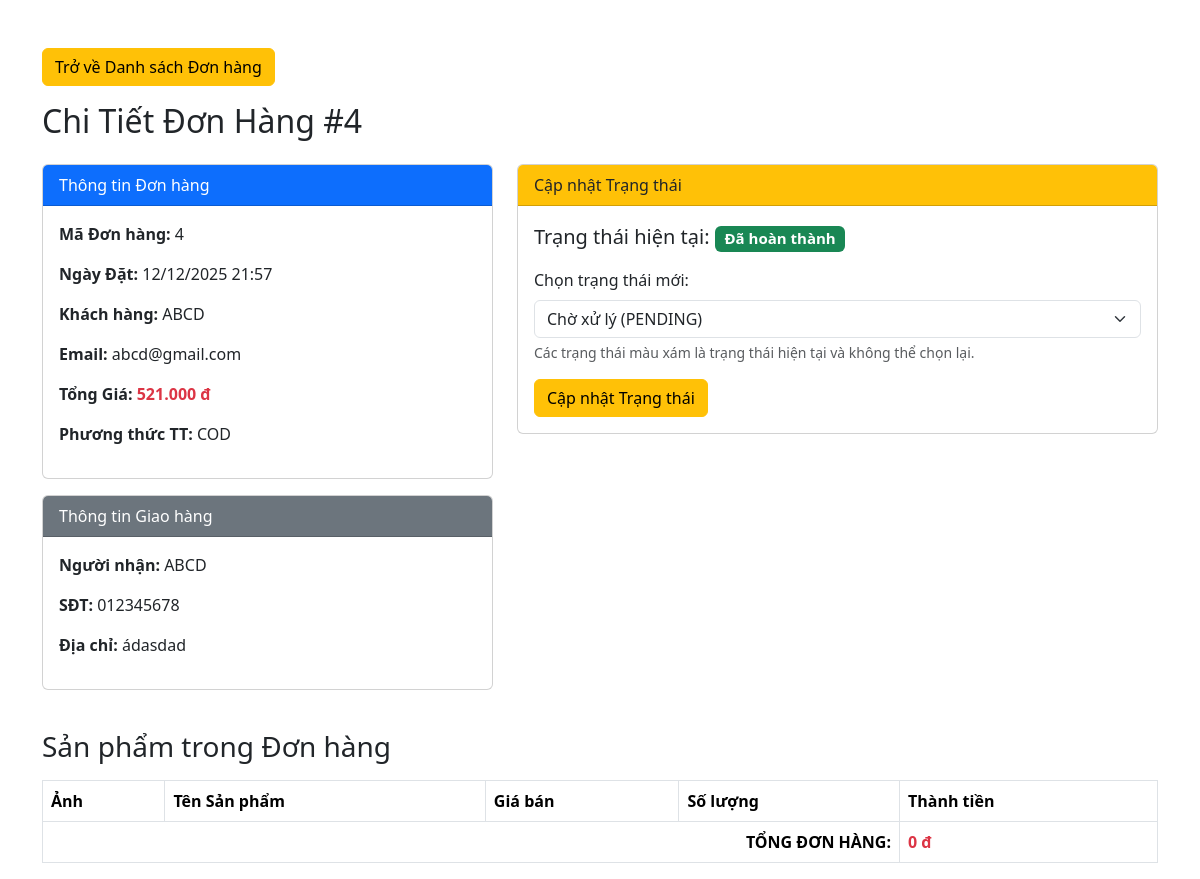
Screenshot of /admin/orders/detail.php?id=4 (signed in) with the database file from the repository.
### tables this page shows
CREATE TABLE IF NOT EXISTS `donhang` (
  `MaDonHang` int NOT NULL AUTO_INCREMENT,
  `MaNguoiDung` int DEFAULT NULL,
  `TenKhachHang` varchar(100) DEFAULT NULL,
  `EmailKhachHang` varchar(100) DEFAULT NULL,
  `TongGia` decimal(10,2) NOT NULL,
  `TrangThai` varchar(20) DEFAULT 'pending',
  `PhuongThucThanhToan` varchar(30) DEFAULT NULL,
  `DiaChiGiaoHang` varchar(255) DEFAULT NULL,
  `SDTNhanHang` varchar(20) DEFAULT NULL,
  `NgayTao` datetime DEFAULT CURRENT_TIMESTAMP,
  `NgayCapNhat` datetime DEFAULT CURRENT_TIMESTAMP ON UPDATE CURRENT_TIMESTAMP,
  PRIMARY KEY (`MaDonHang`),
  KEY `MaNguoiDung` (`MaNguoiDung`)
);

### models/OrderModel.php (called while the page is built, shortened)
<?php
class OrderModel
{
    private $pdo;
    public function __construct(PDO $pdo)
    {
        $this->pdo = $pdo;
    }
    public function getOrderDetails($orderId)
    {
        $sqlOrder = "SELECT
                        d.*,
                        n.HoTen AS HoTenNguoiDung,
                        n.Email AS EmailNguoiDung
                     FROM
                        donhang d
                     LEFT JOIN
                        nguoidung n ON d.MaNguoiDung = n.MaNguoiDung
                     WHERE
                        d.MaDonHang = :id";
        $stmtOrder = $this->pdo->prepare($sqlOrder);
        $stmtOrder->bindParam(':id', $orderId, PDO::PARAM_INT);
        $stmtOrder->execute();
        $order = $stmtOrder->fetch(PDO::FETCH_ASSOC);
        $sqlItems = "SELECT
                         ct.SoLuong, ct.GiaBan,
                         sp.TenSanPham, sp.MaSanPham, sp.URLAnhChinh
                     FROM chitietdonhang ct
                     JOIN sanpham sp ON ct.MaSanPham = sp.MaSanPham
                     WHERE ct.MaDonHang = :id";
        $stmtItems = $this->pdo->prepare($sqlItems);
        $stmtItems->bindParam(':id', $orderId, PDO::PARAM_INT);
        $stmtItems->execute();
        $orderItems = $stmtItems->fetchAll(PDO::FETCH_ASSOC);
        $order['items'] = $orderItems;
        return $order;
    }
}

### admin/orders/detail.php (the view, shortened to what this page needs)
<?php
$rootPath = __DIR__ . '/../..';
require_once $rootPath . '/core/database.php';
require_once $rootPath . '/models/OrderModel.php';
$orderModel = new OrderModel($pdo);
$orderId = $_GET['id'] ?? null;
$order = $orderModel->getOrderDetails((int)$orderId);
$currentStatus = $order['TrangThai'];
$validStatuses = [
    'pending' => 'Chờ xử lý',
    'processing' => 'Đang xử lý',
    'shipped' => 'Đang giao hàng',
    'completed' => 'Đã hoàn thành',
    'cancelled' => 'Đã hủy'
];
function getStatusBadgeClass(string $status)
{
    $status = strtolower($status);
    if ($status === 'completed') return 'bg-success';
    return 'bg-warning';
}
?>
<!DOCTYPE html>
<html lang="vi">
<head>
    <link href="https://cdn.jsdelivr.net/npm/bootstrap@5.3.3/dist/css/bootstrap.min.css" rel="stylesheet">
</head>
<body>
    <div class="container mt-5">
        <a href="list.php" class="btn btn-warning mb-3">Trở về Danh sách Đơn hàng</a>
        <h2 class="mb-4">Chi Tiết Đơn Hàng #<?php echo $orderId; ?></h2>
        <div class="row">
            <div class="col-md-5">
                <div class="card mb-3">
                    <div class="card-header bg-primary text-white">Thông tin Đơn hàng</div>
                    <div class="card-body">
                        <p><strong>Mã Đơn hàng:</strong> <?php echo $order['MaDonHang']; ?></p>
                        <p><strong>Ngày Đặt:</strong> <?php echo date('d/m/Y H:i', strtotime($order['NgayTao'])); ?></p>
                        <p><strong>Khách hàng:</strong> <?php echo htmlspecialchars($order['TenKhachHang']); ?></p>
                        <p><strong>Email:</strong> <?php echo htmlspecialchars($order['EmailKhachHang']); ?></p>
                        <p><strong>Tổng Giá:</strong> <span class="text-danger fw-bold"><?php echo number_format($order['TongGia'], 0, ',', '.'); ?> đ</span></p>
                        <p><strong>Phương thức TT:</strong> <?php echo htmlspecialchars($order['PhuongThucThanhToan'] ?? 'Chưa xác định'); ?></p>
                    </div>
                </div>
                <div class="card mb-3">
                    <div class="card-header bg-secondary text-white">Thông tin Giao hàng</div>
                    <div class="card-body">
                        <p><strong>Người nhận:</strong> <?php echo htmlspecialchars($order['TenKhachHang']); ?></p>
                        <p><strong>SĐT:</strong> <?php echo htmlspecialchars($order['SDTNhanHang'] ?? 'N/A'); ?></p>
                        <p><strong>Địa chỉ:</strong> <?php echo htmlspecialchars($order['DiaChiGiaoHang'] ?? 'N/A'); ?></p>
                    </div>
                </div>
            </div>
            <div class="col-md-7">
                <div class="card mb-3">
                    <div class="card-header bg-warning text-dark">
                        Cập nhật Trạng thái
                    </div>
                    <div class="card-body">
                        <p class="fs-5">
                            Trạng thái hiện tại:
                            <span class="badge <?php echo getStatusBadgeClass($currentStatus); ?>">
                                <?php echo htmlspecialchars(ucfirst($validStatuses[$currentStatus] ?? $currentStatus)); ?>
                            </span>
                        </p>
                        <form method="POST" action="detail.php?id=<?php echo $orderId; ?>">
                            <div class="mb-3">
                                <label for="new_status" class="form-label">Chọn trạng thái mới:</label>
                                <select class="form-select" id="new_status" name="new_status" required>
                                    <?php foreach ($validStatuses as $key => $value): ?>
                                        <option value="<?php echo $key; ?>"
                                            <?php echo strtolower($currentStatus) === $key ? 'disabled' : ''; ?>>
                                            <?php echo htmlspecialchars($value); ?> (<?php echo strtoupper($key); ?>)
                                        </option>
                                    <?php endforeach; ?>
                                </select>
                                <div class="form-text">Các trạng thái màu xám là trạng thái hiện tại và không thể chọn lại.</div>
                            </div>
                            <button type="submit" class="btn btn-warning">Cập nhật Trạng thái</button>
                        </form>
                    </div>
                </div>
            </div>
        </div>
        <h3 class="mt-4 mb-3">Sản phẩm trong Đơn hàng</h3>
        <table class="table table-bordered">
            <thead>
                <tr>
                    <th>Ảnh</th>
                    <th>Tên Sản phẩm</th>
                    <th>Giá bán</th>
                    <th>Số lượng</th>
                    <th>Thành tiền</th>
                </tr>
            </thead>
            <tbody>
                <?php $totalAmount = 0; ?>
                <tr>
                    <td colspan="4" class="text-end fw-bold">TỔNG ĐƠN HÀNG:</td>
                    <td class="text-danger fw-bold"><?php echo number_format($totalAmount, 0, ',', '.'); ?> đ</td>
                </tr>
            </tbody>
        </table>
    </div>
</body>
</html>

### rows the page displays
donhang: MaDonHang "4", NgayTao "12/12/2025 21:57", TenKhachHang "ABCD", EmailKhachHang "abcd@gmail.com", TongGia "521.000", PhuongThucThanhToan "COD", SDTNhanHang "012345678", DiaChiGiaoHang "ádasdad", TrangThai "Đã hoàn thành"

### other values shown
$orderId "4"
$totalAmount "0"
form field new_status "Chờ xử lý (PENDING)"
